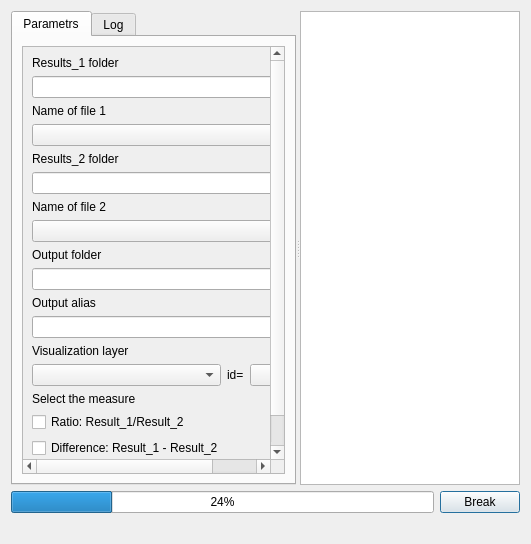
<?xml version="1.0" encoding="UTF-8"?>
<ui version="4.0">
 <class>Dialog</class>
 <widget class="QDialog" name="Dialog">
  <property name="windowModality">
   <enum>Qt::NonModal</enum>
  </property>
  <property name="geometry">
   <rect>
    <x>0</x>
    <y>0</y>
    <width>531</width>
    <height>544</height>
   </rect>
  </property>
  <property name="sizePolicy">
   <sizepolicy hsizetype="Preferred" vsizetype="Preferred">
    <horstretch>0</horstretch>
    <verstretch>0</verstretch>
   </sizepolicy>
  </property>
  <property name="windowTitle">
   <string>Dialog</string>
  </property>
  <property name="modal">
   <bool>false</bool>
  </property>
  <layout class="QVBoxLayout" name="verticalLayout">
   <property name="sizeConstraint">
    <enum>QLayout::SetDefaultConstraint</enum>
   </property>
   <item>
    <widget class="QSplitter" name="splitter">
     <property name="orientation">
      <enum>Qt::Horizontal</enum>
     </property>
     <widget class="QTabWidget" name="tabWidget">
      <property name="sizePolicy">
       <sizepolicy hsizetype="Preferred" vsizetype="Preferred">
        <horstretch>0</horstretch>
        <verstretch>0</verstretch>
       </sizepolicy>
      </property>
      <property name="currentIndex">
       <number>0</number>
      </property>
      <property name="usesScrollButtons">
       <bool>true</bool>
      </property>
      <property name="tabsClosable">
       <bool>false</bool>
      </property>
      <widget class="QWidget" name="tab">
       <property name="sizePolicy">
        <sizepolicy hsizetype="Preferred" vsizetype="Preferred">
         <horstretch>0</horstretch>
         <verstretch>0</verstretch>
        </sizepolicy>
       </property>
       <attribute name="title">
        <string>Parametrs</string>
       </attribute>
       <layout class="QHBoxLayout" name="horizontalLayout">
        <property name="sizeConstraint">
         <enum>QLayout::SetDefaultConstraint</enum>
        </property>
        <item>
         <widget class="QScrollArea" name="scrollArea">
          <property name="sizePolicy">
           <sizepolicy hsizetype="Preferred" vsizetype="Preferred">
            <horstretch>0</horstretch>
            <verstretch>0</verstretch>
           </sizepolicy>
          </property>
          <property name="layoutDirection">
           <enum>Qt::LeftToRight</enum>
          </property>
          <property name="widgetResizable">
           <bool>true</bool>
          </property>
          <widget class="QWidget" name="scrollAreaWidgetContents_2">
           <property name="geometry">
            <rect>
             <x>0</x>
             <y>0</y>
             <width>301</width>
             <height>496</height>
            </rect>
           </property>
           <property name="sizePolicy">
            <sizepolicy hsizetype="Preferred" vsizetype="Preferred">
             <horstretch>0</horstretch>
             <verstretch>0</verstretch>
            </sizepolicy>
           </property>
           <layout class="QVBoxLayout" name="verticalLayout_2">
            <property name="sizeConstraint">
             <enum>QLayout::SetDefaultConstraint</enum>
            </property>
            <item>
             <layout class="QFormLayout" name="formLayout">
              <item row="3" column="0">
               <widget class="QLabel" name="label_2">
                <property name="text">
                 <string>Results_1 folder</string>
                </property>
               </widget>
              </item>
              <item row="4" column="0" colspan="2">
               <layout class="QHBoxLayout" name="horizontalLayout_31">
                <item>
                 <widget class="QLineEdit" name="txtPathToPT">
                  <property name="sizePolicy">
                   <sizepolicy hsizetype="Expanding" vsizetype="Maximum">
                    <horstretch>0</horstretch>
                    <verstretch>0</verstretch>
                   </sizepolicy>
                  </property>
                  <property name="baseSize">
                   <size>
                    <width>16</width>
                    <height>0</height>
                   </size>
                  </property>
                 </widget>
                </item>
                <item>
                 <widget class="QToolButton" name="toolButton_PT">
                  <property name="text">
                   <string>...</string>
                  </property>
                 </widget>
                </item>
               </layout>
              </item>
              <item row="6" column="0">
               <widget class="QLabel" name="label_7">
                <property name="text">
                 <string>Name of file 1</string>
                </property>
               </widget>
              </item>
              <item row="8" column="0">
               <widget class="QLabel" name="label_3">
                <property name="text">
                 <string>Results_2 folder</string>
                </property>
               </widget>
              </item>
              <item row="9" column="0" colspan="2">
               <layout class="QHBoxLayout" name="horizontalLayout_311">
                <item>
                 <widget class="QLineEdit" name="txtPathToCar">
                  <property name="sizePolicy">
                   <sizepolicy hsizetype="Expanding" vsizetype="Maximum">
                    <horstretch>0</horstretch>
                    <verstretch>0</verstretch>
                   </sizepolicy>
                  </property>
                  <property name="baseSize">
                   <size>
                    <width>16</width>
                    <height>0</height>
                   </size>
                  </property>
                 </widget>
                </item>
                <item>
                 <widget class="QToolButton" name="toolButton_Car">
                  <property name="text">
                   <string>...</string>
                  </property>
                 </widget>
                </item>
               </layout>
              </item>
              <item row="14" column="0">
               <widget class="QLabel" name="label_1">
                <property name="text">
                 <string>Output folder</string>
                </property>
               </widget>
              </item>
              <item row="16" column="0" colspan="2">
               <layout class="QHBoxLayout" name="horizontalLayout_3">
                <item>
                 <widget class="QLineEdit" name="txtPathToOutput">
                  <property name="sizePolicy">
                   <sizepolicy hsizetype="Expanding" vsizetype="Maximum">
                    <horstretch>0</horstretch>
                    <verstretch>0</verstretch>
                   </sizepolicy>
                  </property>
                  <property name="baseSize">
                   <size>
                    <width>16</width>
                    <height>0</height>
                   </size>
                  </property>
                 </widget>
                </item>
                <item>
                 <widget class="QToolButton" name="toolButton_Output">
                  <property name="text">
                   <string>...</string>
                  </property>
                 </widget>
                </item>
               </layout>
              </item>
              <item row="17" column="0">
               <widget class="QLabel" name="label_5">
                <property name="sizePolicy">
                 <sizepolicy hsizetype="Fixed" vsizetype="Fixed">
                  <horstretch>0</horstretch>
                  <verstretch>0</verstretch>
                 </sizepolicy>
                </property>
                <property name="text">
                 <string>Output alias</string>
                </property>
               </widget>
              </item>
              <item row="18" column="0" colspan="2">
               <widget class="QLineEdit" name="txtAliase">
                <property name="sizePolicy">
                 <sizepolicy hsizetype="Expanding" vsizetype="Fixed">
                  <horstretch>0</horstretch>
                  <verstretch>0</verstretch>
                 </sizepolicy>
                </property>
               </widget>
              </item>
              <item row="19" column="0">
               <widget class="QLabel" name="label">
                <property name="text">
                 <string>Visualization layer</string>
                </property>
               </widget>
              </item>
              <item row="20" column="0" colspan="2">
               <layout class="QHBoxLayout" name="horizontalLayout_6">
                <item>
                 <widget class="QComboBox" name="cbVisLayers"/>
                </item>
                <item>
                 <widget class="QLabel" name="label_4">
                  <property name="sizePolicy">
                   <sizepolicy hsizetype="Fixed" vsizetype="Preferred">
                    <horstretch>0</horstretch>
                    <verstretch>0</verstretch>
                   </sizepolicy>
                  </property>
                  <property name="text">
                   <string>id=</string>
                  </property>
                 </widget>
                </item>
                <item>
                 <widget class="QComboBox" name="cbVisLayers_fields">
                  <property name="sizePolicy">
                   <sizepolicy hsizetype="Fixed" vsizetype="Minimum">
                    <horstretch>0</horstretch>
                    <verstretch>0</verstretch>
                   </sizepolicy>
                  </property>
                 </widget>
                </item>
               </layout>
              </item>
              <item row="21" column="0">
               <widget class="QLabel" name="label_6">
                <property name="text">
                 <string>Select the measure</string>
                </property>
               </widget>
              </item>
              <item row="22" column="0">
               <widget class="QCheckBox" name="cb_ratio">
                <property name="text">
                 <string>Ratio: Result_1/Result_2</string>
                </property>
               </widget>
              </item>
              <item row="23" column="0">
               <widget class="QCheckBox" name="cb_difference">
                <property name="text">
                 <string>Difference: Result_1 - Result_2</string>
                </property>
               </widget>
              </item>
              <item row="24" column="0">
               <widget class="QCheckBox" name="cb_relative_difference">
                <property name="text">
                 <string>Relative difference: [Result_1 - Result_2]/Result 2</string>
                </property>
               </widget>
              </item>
              <item row="7" column="0" colspan="2">
               <widget class="QComboBox" name="cmbListFiles1">
                <property name="sizePolicy">
                 <sizepolicy hsizetype="Expanding" vsizetype="Fixed">
                  <horstretch>0</horstretch>
                  <verstretch>0</verstretch>
                 </sizepolicy>
                </property>
               </widget>
              </item>
              <item row="12" column="0">
               <widget class="QLabel" name="label_8">
                <property name="text">
                 <string>Name of file 2</string>
                </property>
               </widget>
              </item>
              <item row="13" column="0" colspan="2">
               <widget class="QComboBox" name="cmbListFiles2">
                <property name="sizePolicy">
                 <sizepolicy hsizetype="Expanding" vsizetype="Fixed">
                  <horstretch>0</horstretch>
                  <verstretch>0</verstretch>
                 </sizepolicy>
                </property>
               </widget>
              </item>
             </layout>
            </item>
           </layout>
          </widget>
         </widget>
        </item>
       </layout>
      </widget>
      <widget class="QWidget" name="tab_2">
       <attribute name="title">
        <string>Log</string>
       </attribute>
       <layout class="QVBoxLayout" name="verticalLayout_3">
        <item>
         <widget class="QTextBrowser" name="textLog"/>
        </item>
       </layout>
      </widget>
     </widget>
     <widget class="QTextBrowser" name="textInfo"/>
    </widget>
   </item>
   <item>
    <layout class="QHBoxLayout" name="horizontalLayout_2">
     <item>
      <widget class="QProgressBar" name="progressBar">
       <property name="value">
        <number>24</number>
       </property>
      </widget>
     </item>
     <item>
      <widget class="QPushButton" name="btnBreakOn">
       <property name="text">
        <string>Break</string>
       </property>
      </widget>
     </item>
    </layout>
   </item>
   <item>
    <layout class="QHBoxLayout" name="horizontalLayout_4">
     <item>
      <widget class="QLabel" name="lblMessages">
       <property name="sizePolicy">
        <sizepolicy hsizetype="Minimum" vsizetype="Minimum">
         <horstretch>0</horstretch>
         <verstretch>0</verstretch>
        </sizepolicy>
       </property>
       <property name="lineWidth">
        <number>0</number>
       </property>
       <property name="text">
        <string/>
       </property>
      </widget>
     </item>
     <item alignment="Qt::AlignRight">
      <widget class="QDialogButtonBox" name="buttonBox">
       <property name="standardButtons">
        <set>QDialogButtonBox::NoButton</set>
       </property>
       <property name="centerButtons">
        <bool>true</bool>
       </property>
      </widget>
     </item>
    </layout>
   </item>
  </layout>
 </widget>
 <tabstops>
  <tabstop>textInfo</tabstop>
  <tabstop>tabWidget</tabstop>
  <tabstop>btnBreakOn</tabstop>
  <tabstop>textLog</tabstop>
 </tabstops>
 <resources/>
 <connections/>
</ui>
